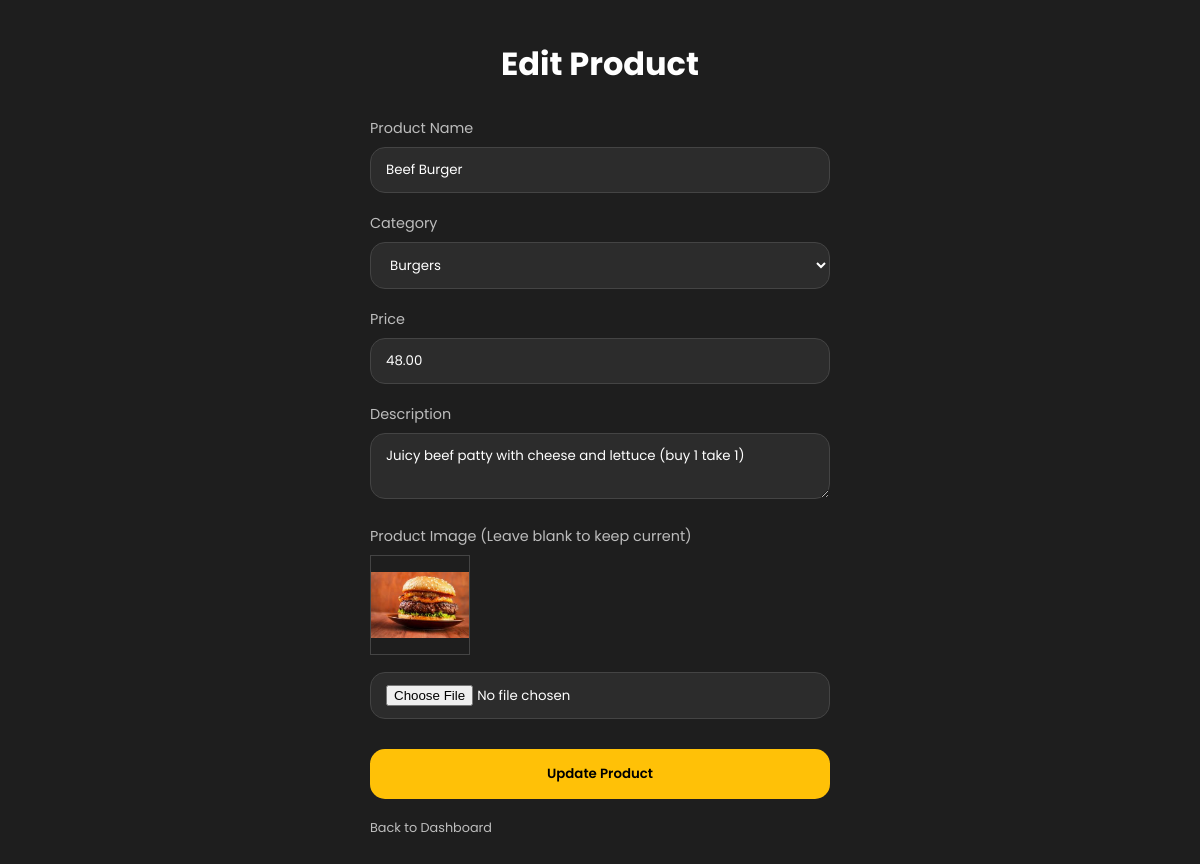
Screenshot of /admin/edit_product.php?id=1 (signed in) with the database file from the repository.
### tables this page shows
CREATE TABLE `products` (
  `id` int(11) NOT NULL,
  `category_id` int(11) DEFAULT NULL,
  `name` varchar(100) NOT NULL,
  `description` text DEFAULT NULL,
  `price` decimal(10,2) NOT NULL,
  `image` varchar(255) DEFAULT NULL,
  `is_available` tinyint(1) DEFAULT 1
);

CREATE TABLE `categories` (
  `id` int(11) NOT NULL,
  `name` varchar(50) NOT NULL
);

### admin/edit_product.php (the view, shortened to what this page needs)
<?php
require_once '../config/db.php';
$id = (int)$_GET['id'];
$stmt = $pdo->prepare("SELECT * FROM products WHERE id = ?");
$stmt->execute([$id]);
$product = $stmt->fetch();
$categories = $pdo->query("SELECT * FROM categories")->fetchAll();
?>
<!DOCTYPE html>
<html lang="en">
<head>
    <link rel="stylesheet" href="../assets/css/style.css">
</head>
<body>
    <div class="auth-container">
        <h1>Edit Product</h1>
        <form method="POST" class="auth-form" enctype="multipart/form-data">
            <div class="form-group">
                <label>Product Name</label>
                <input type="text" name="name" class="form-control" value="<?php echo htmlspecialchars($product['name']); ?>" required>
            </div>
            <div class="form-group">
                <label>Category</label>
                <select name="category_id" class="form-control">
                    <?php foreach ($categories as $cat): ?>
                        <option value="<?php echo $cat['id']; ?>" <?php echo $product['category_id'] == $cat['id'] ? 'selected' : ''; ?>>
                            <?php echo $cat['name']; ?>
                        </option>
                    <?php endforeach; ?>
                </select>
            </div>
            <div class="form-group">
                <label>Price</label>
                <input type="number" step="0.01" name="price" class="form-control" value="<?php echo $product['price']; ?>" required>
            </div>
            <div class="form-group">
                <label>Description</label>
                <textarea name="description" class="form-control"><?php echo htmlspecialchars($product['description']); ?></textarea>
            </div>
            <div class="form-group">
                <label>Product Image (Leave blank to keep current)</label>
                <?php if ($product['image']): ?>
                    <div style="margin-bottom: 10px;">
                        <img src="../assets/images/<?php echo $product['image']; ?>" alt="Current image" style="width: 100px; height: 100px; object-fit: contain; border: 1px solid #444;">
                    </div>
                <?php endif; ?>
                <input type="file" name="image" class="form-control" accept="image/*">
            </div>
            <button type="submit" class="auth-btn">Update Product</button>
            <a href="dashboard.php" class="auth-link">Back to Dashboard</a>
        </form>
    </div>
</body>
</html>

### assets/css/style.css (style rules this page uses)
:root { --bg-primary: #1E1E1E; --bg-secondary: #2C2C2C; --accent: #FFC107; --accent-hover: #e0a800; --text-white: #FFFFFF; --text-gray: #BDBDBD; --card-shadow: 0 4px 15px rgba(0, 0, 0, 0.3); --radius-lg: 20px; --radius-md: 15px; --transition: 0.3s ease; }
* { margin: 0; padding: 0; box-sizing: border-box; font-family: 'Poppins', sans-serif; }
body { background-color: var(--bg-primary); color: var(--text-white); max-width: 500px; margin: 0 auto; min-height: 100vh; padding-bottom: 80px; }
.auth-container { padding: 40px 20px; text-align: center; }
.auth-form { margin-top: 30px; text-align: left; }
.form-group { margin-bottom: 20px; }
.form-group label { display: block; margin-bottom: 8px; font-size: 0.9rem; color: var(--text-gray); }
.form-control { width: 100%; background-color: var(--bg-secondary); border: 1px solid #444; padding: 12px 15px; border-radius: var(--radius-md); color: var(--text-white); outline: none; }
.auth-btn { width: 100%; background-color: var(--accent); border: none; padding: 15px; border-radius: var(--radius-md); font-weight: 600; margin-top: 10px; cursor: pointer; }
.auth-link { display: block; margin-top: 20px; color: var(--text-gray); font-size: 0.8rem; text-decoration: none; }

### rows the page displays
products: name "Beef Burger", category_id "Burgers", price "48.00", description "Juicy beef patty with cheese and lettuce (buy 1 take 1)", image (picture)
